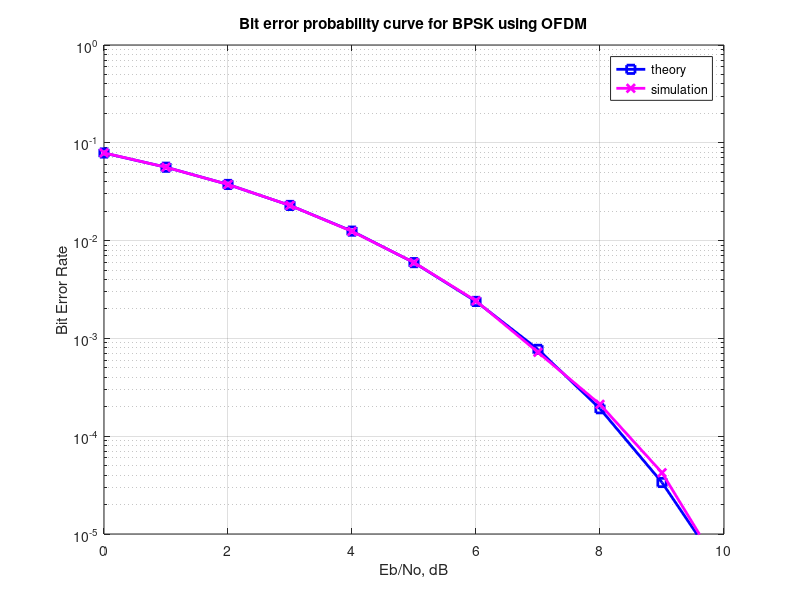

Recreate this plot in MATLAB.
%%%%%%%%%%%%%%%%%%%%%%%%%%%%%%%%%%%%%%%%%%%%%%%%%%%%%%%%%%%%
% All rights reserved by Krishna Pillai, http://www.dsplog.com 
% The file may not be re-distributed without explicit authorization
% from Krishna Pillai.
% Checked for proper operation with Octave Version 3.0.0
% Author	: Krishna Pillai
% Email		: krishna@dsplog.com
% Version	: 1.0
% Date		: 05 June 2008
% %%%%%%%%%%%%%%%%%%%%%%%%%%%%%%%%%%%%%%%%%%%%%%%%%%%%%%%%%%

% Script for computing the Bit Error probability using OFDM modulation

clear all
nFFT = 64; % fft size
nDSC = 52; % number of data subcarriers
nBitPerSym = 52; % number of bits per OFDM symbol (same as the number of subcarriers for BPSK)
nSym = 10^4; % number of symbols

EbN0dB = [0:10]; % bit to noise ratio
EsN0dB = EbN0dB + 10*log10(nDSC/nFFT) + 10*log10(64/80); % converting to symbol to noise ratio

for ii = 1:length(EbN0dB)

   % Transmitter
   ipBit = rand(1,nBitPerSym*nSym) > 0.5; % random 1's and 0's
   ipMod = 2*ipBit-1; % BPSK modulation 0 --> -1, 1 --> +1
   ipMod = reshape(ipMod,nBitPerSym,nSym).'; % grouping into multiple symbolsa

   % Assigning modulated symbols to subcarriers from [-26 to -1, +1 to +26]
   xF = [zeros(nSym,6) ipMod(:,[1:nBitPerSym/2]) zeros(nSym,1) ipMod(:,[nBitPerSym/2+1:nBitPerSym]) zeros(nSym,5)] ;
   
   % Taking FFT, the term (nFFT/sqrt(nDSC)) is for normalizing the power of transmit symbol to 1 
   xt = (nFFT/sqrt(nDSC))*ifft(fftshift(xF.')).';

   % Appending cylic prefix
   xt = [xt(:,[49:64]) xt];

   % Concatenating multiple symbols to form a long vector
   xt = reshape(xt.',1,nSym*80);


   % Gaussian noise of unit variance, 0 mean
   nt = 1/sqrt(2)*[randn(1,nSym*80) + j*randn(1,nSym*80)];

   % Adding noise, the term sqrt(80/64) is to account for the wasted energy due to cyclic prefix
   yt = sqrt(80/64)*xt + 10^(-EsN0dB(ii)/20)*nt;

   % Receiver
   yt = reshape(yt.',80,nSym).'; % formatting the received vector into symbols
   yt = yt(:,[17:80]); % removing cyclic prefix

   % converting to frequency domain
   yF = (sqrt(nDSC)/nFFT)*fftshift(fft(yt.')).'; 
   yMod = yF(:,[6+[1:nBitPerSym/2] 7+[nBitPerSym/2+1:nBitPerSym] ]); 

   % BPSK demodulation
   % +ve value --> 1, -ve value --> -1
   ipModHat = 2*floor(real(yMod/2)) + 1;
   ipModHat(find(ipModHat>1)) = +1;
   ipModHat(find(ipModHat<-1)) = -1;

   % converting modulated values into bits
   ipBitHat = (ipModHat+1)/2;
   ipBitHat = reshape(ipBitHat.',nBitPerSym*nSym,1).';

   % counting the errors
   nErr(ii) = size(find(ipBitHat - ipBit),2);

end

simBer = nErr/(nSym*nBitPerSym);
theoryBer = (1/2)*erfc(sqrt(10.^(EbN0dB/10)));

close all; figure
semilogy(EbN0dB,theoryBer,'bs-','LineWidth',2);
hold on
semilogy(EbN0dB,simBer,'mx-','LineWidth',2);
axis([0 10 10^-5 1])
grid on
legend('theory', 'simulation');
xlabel('Eb/No, dB')
ylabel('Bit Error Rate')
title('Bit error probability curve for BPSK using OFDM')


